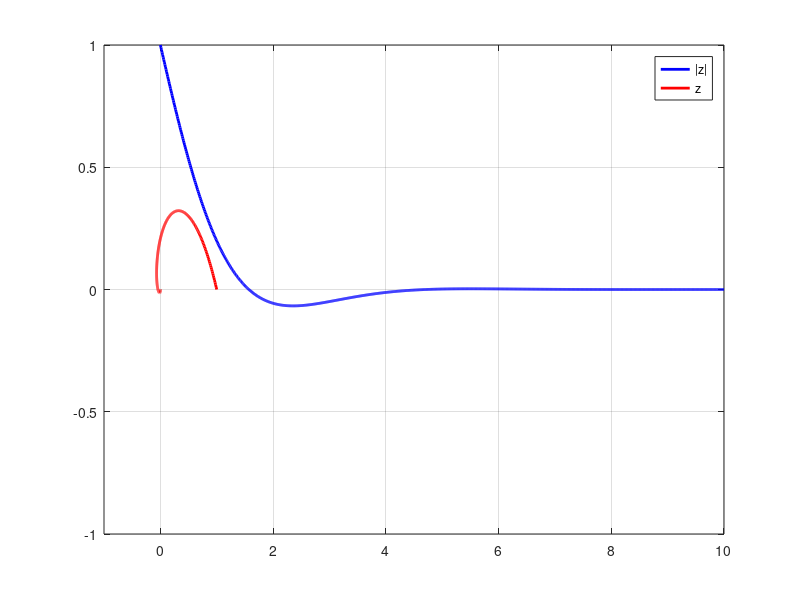

The MATLAB script that drew this image:
clear;clc;

%{
A = [-0.001]; % Matrix A
dt = 0.1; T = 10000; % Simulation time
x0 = [5]; % Initial conditions

[t,x] = ode45(@(t,x) A*x + [0.01], 0:dt:T, x0);
plot(t,x/100,'b','LineWidth',2);
axis([0 T 0 0.2]);
grid on;
%}
%%%%%%%%%%%%%%%%%%%%%%%%%%%%%%%%%%%%%%%%%%%%%%%%%%%%%%%%%%%%%%%%%%%%%
%{
x = -5:0.01:5;
% y = x.*cos(x);
% y = cos(x)./(x.^2);
% y = exp(x.^2);
% y = 1./(1-x);
y = sin(1./x);
plot(x,y,'k','LineWidth',2);
axis([-5 5 -10 10]);
set(gca,'FontSize',16,'LineWidth',2)
grid on; hold on;

%% Taylor Third order approx about x=0
% P = [1/factorial(4) 0 -1/factorial(2) 0 1 0];
% P = [1/factorial(4) 0 -1/factorial(2) 0 1]; % use yTF
% P = [1/factorial(2) 0 1 0 1];
% P = [1 1 1];
P = [1 0 -1/factorial(3) 0 1/factorial(5)]; % use yTF

yT =  polyval(P,x);
% yTF = yT./(x.^2);
yTF = yT./(x.^5);

plot(x,yTF,'b','LineWidth',1.2);
%}
%%%%%%%%%%%%%%%%%%%%%%%%%%%%%%%%%%%%%%%%%%%%%%%%%%%%%%%%%%%%%%%%%%%%
%{
x = 0:0.01:10;
k1 = 1;
k2 = 3;
a = 1;

% y = k1*exp(a.*x) + k2*exp(-a.*x);
y = k1*exp(2.*x) + k2*exp(-2.*x);
plot(x,y,'b','LineWidth',2);
axis([0 10 -50 50]);
grid on;
%}
%%%%%%%%%%%%%%%%%%%%%%%%%%%%%%%%%%%%%%%%%%%%%%%%%%%%%%%%%%%%%%%%%%%

t = 0:0.01:10;
% y = exp(i*(2*pi*t+pi/2));
y = exp(t*(-1+i));
plot(t,y,'b','LineWidth',2);
axis([-1 10 -1 1]);
grid on; hold on;
plot(y,'r','LineWidth',2);
legend('|z|','z');

